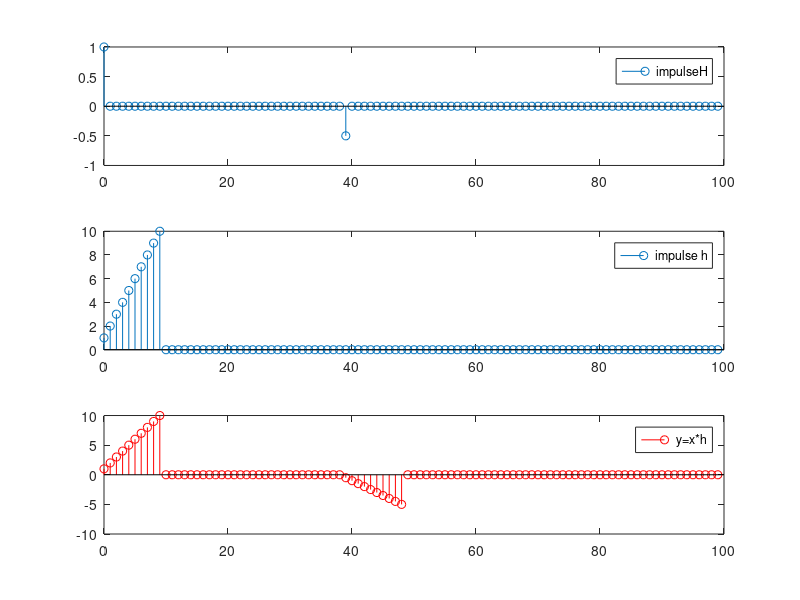

Reproduce this figure in MATLAB.
close all;
clear all;

X = zeros(100,1);
X(1) = 1;
X(40) = -0.5;
impuXlseH(60) = 0.3;
n = 0:length(X)-1;
figure;
subplot(3,1,1);
stem(n,X,'DisplayName','impulseH');
legend

h = zeros(1,length(n));
h(1:10) = [1:10];
subplot(3,1,2)
stem(n,h,'DisplayName','impulse h');legend

y=conv(X,h)
hold on;
subplot(3,1,3)
stem(n,y(1:length(n)),'r','DisplayName','y=x*h');legend